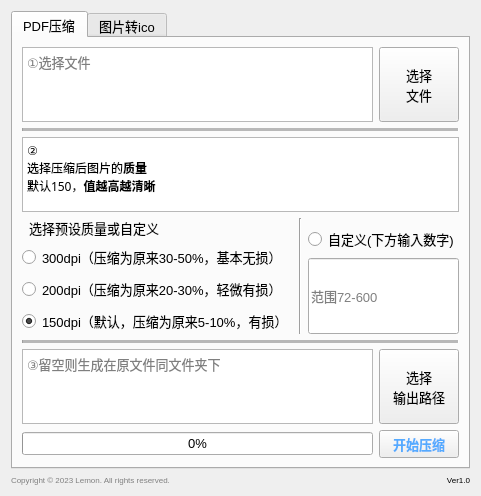
<?xml version="1.0" encoding="UTF-8"?>
<ui version="4.0">
 <class>window</class>
 <widget class="QWidget" name="window">
  <property name="geometry">
   <rect>
    <x>0</x>
    <y>0</y>
    <width>481</width>
    <height>496</height>
   </rect>
  </property>
  <property name="font">
   <font>
    <family>Microsoft YaHei UI</family>
    <pointsize>10</pointsize>
   </font>
  </property>
  <property name="windowTitle">
   <string>ToolBox</string>
  </property>
  <property name="windowIcon">
   <iconset resource="images.qrc">
    <normaloff>:/程序图标/logo.ico</normaloff>:/程序图标/logo.ico</iconset>
  </property>
  <layout class="QVBoxLayout" name="verticalLayout_5">
   <item>
    <widget class="QTabWidget" name="tabWidget">
     <property name="font">
      <font>
       <family>Microsoft YaHei UI</family>
       <pointsize>10</pointsize>
       <weight>50</weight>
       <bold>false</bold>
      </font>
     </property>
     <property name="currentIndex">
      <number>0</number>
     </property>
     <widget class="QWidget" name="pdf">
      <attribute name="title">
       <string>PDF压缩</string>
      </attribute>
      <layout class="QVBoxLayout" name="verticalLayout_3">
       <item>
        <layout class="QHBoxLayout" name="horizontalLayout_2">
         <item>
          <widget class="QTextBrowser" name="in_path_text">
           <property name="font">
            <font>
             <family>Microsoft YaHei UI</family>
             <pointsize>10</pointsize>
             <weight>50</weight>
             <bold>false</bold>
            </font>
           </property>
           <property name="placeholderText">
            <string>①选择文件</string>
           </property>
          </widget>
         </item>
         <item>
          <widget class="QPushButton" name="in_path">
           <property name="enabled">
            <bool>true</bool>
           </property>
           <property name="sizePolicy">
            <sizepolicy hsizetype="Minimum" vsizetype="Expanding">
             <horstretch>0</horstretch>
             <verstretch>0</verstretch>
            </sizepolicy>
           </property>
           <property name="font">
            <font>
             <family>Microsoft YaHei UI</family>
             <pointsize>10</pointsize>
             <weight>50</weight>
             <bold>false</bold>
            </font>
           </property>
           <property name="text">
            <string>选择
文件</string>
           </property>
          </widget>
         </item>
        </layout>
       </item>
       <item>
        <widget class="Line" name="line">
         <property name="font">
          <font>
           <family>Microsoft YaHei UI</family>
           <pointsize>10</pointsize>
           <weight>50</weight>
           <bold>false</bold>
          </font>
         </property>
         <property name="autoFillBackground">
          <bool>false</bool>
         </property>
         <property name="midLineWidth">
          <number>5</number>
         </property>
         <property name="orientation">
          <enum>Qt::Horizontal</enum>
         </property>
        </widget>
       </item>
       <item>
        <widget class="QTextBrowser" name="textBrowser_3">
         <property name="font">
          <font>
           <family>Microsoft YaHei</family>
           <pointsize>10</pointsize>
           <weight>50</weight>
           <bold>false</bold>
          </font>
         </property>
         <property name="html">
          <string>&lt;!DOCTYPE HTML PUBLIC &quot;-//W3C//DTD HTML 4.0//EN&quot; &quot;http://www.w3.org/TR/REC-html40/strict.dtd&quot;&gt;
&lt;html&gt;&lt;head&gt;&lt;meta name=&quot;qrichtext&quot; content=&quot;1&quot; /&gt;&lt;style type=&quot;text/css&quot;&gt;
p, li { white-space: pre-wrap; }
&lt;/style&gt;&lt;/head&gt;&lt;body style=&quot; font-family:'Microsoft YaHei','Microsoft YaHei UI','Microsoft YaHei UI'; font-size:10pt; font-weight:400; font-style:normal;&quot;&gt;
&lt;p style=&quot; margin-top:0px; margin-bottom:0px; margin-left:0px; margin-right:0px; -qt-block-indent:0; text-indent:0px;&quot;&gt;&lt;span style=&quot; font-family:'SimSun'; font-size:9pt;&quot;&gt;②&lt;/span&gt;&lt;/p&gt;
&lt;p style=&quot; margin-top:0px; margin-bottom:0px; margin-left:0px; margin-right:0px; -qt-block-indent:0; text-indent:0px;&quot;&gt;&lt;span style=&quot; font-family:'SimSun'; font-size:9pt;&quot;&gt;选择压缩后图片的&lt;/span&gt;&lt;span style=&quot; font-family:'SimSun'; font-size:9pt; font-weight:600;&quot;&gt;质量&lt;/span&gt;&lt;/p&gt;
&lt;p style=&quot; margin-top:0px; margin-bottom:0px; margin-left:0px; margin-right:0px; -qt-block-indent:0; text-indent:0px;&quot;&gt;&lt;span style=&quot; font-family:'SimSun'; font-size:9pt;&quot;&gt;默认150，&lt;/span&gt;&lt;span style=&quot; font-family:'SimSun'; font-size:9pt; font-weight:600;&quot;&gt;值越高越清晰&lt;/span&gt;&lt;/p&gt;&lt;/body&gt;&lt;/html&gt;</string>
         </property>
        </widget>
       </item>
       <item>
        <layout class="QHBoxLayout" name="horizontalLayout_4">
         <item>
          <layout class="QVBoxLayout" name="verticalLayout">
           <item>
            <widget class="QLabel" name="label">
             <property name="sizePolicy">
              <sizepolicy hsizetype="Minimum" vsizetype="Expanding">
               <horstretch>0</horstretch>
               <verstretch>1</verstretch>
              </sizepolicy>
             </property>
             <property name="font">
              <font>
               <family>Microsoft YaHei UI</family>
               <pointsize>10</pointsize>
               <weight>50</weight>
               <bold>false</bold>
              </font>
             </property>
             <property name="autoFillBackground">
              <bool>false</bool>
             </property>
             <property name="text">
              <string>  选择预设质量或自定义  </string>
             </property>
            </widget>
           </item>
           <item>
            <widget class="QRadioButton" name="choice1">
             <property name="sizePolicy">
              <sizepolicy hsizetype="Minimum" vsizetype="Expanding">
               <horstretch>0</horstretch>
               <verstretch>2</verstretch>
              </sizepolicy>
             </property>
             <property name="font">
              <font>
               <family>Microsoft YaHei UI</family>
               <pointsize>10</pointsize>
               <weight>50</weight>
               <bold>false</bold>
              </font>
             </property>
             <property name="text">
              <string>300dpi（压缩为原来30-50%，基本无损）</string>
             </property>
             <attribute name="buttonGroup">
              <string notr="true">choice_buttonGroup</string>
             </attribute>
            </widget>
           </item>
           <item>
            <widget class="QRadioButton" name="choice2">
             <property name="sizePolicy">
              <sizepolicy hsizetype="Minimum" vsizetype="Expanding">
               <horstretch>0</horstretch>
               <verstretch>2</verstretch>
              </sizepolicy>
             </property>
             <property name="font">
              <font>
               <family>Microsoft YaHei UI</family>
               <pointsize>10</pointsize>
               <weight>50</weight>
               <bold>false</bold>
              </font>
             </property>
             <property name="text">
              <string>200dpi（压缩为原来20-30%，轻微有损）</string>
             </property>
             <attribute name="buttonGroup">
              <string notr="true">choice_buttonGroup</string>
             </attribute>
            </widget>
           </item>
           <item>
            <widget class="QRadioButton" name="choice3">
             <property name="sizePolicy">
              <sizepolicy hsizetype="Minimum" vsizetype="Expanding">
               <horstretch>0</horstretch>
               <verstretch>2</verstretch>
              </sizepolicy>
             </property>
             <property name="font">
              <font>
               <family>Microsoft YaHei UI</family>
               <pointsize>10</pointsize>
               <weight>50</weight>
               <bold>false</bold>
              </font>
             </property>
             <property name="autoFillBackground">
              <bool>false</bool>
             </property>
             <property name="text">
              <string>150dpi（默认，压缩为原来5-10%，有损）</string>
             </property>
             <property name="checked">
              <bool>true</bool>
             </property>
             <property name="autoRepeat">
              <bool>false</bool>
             </property>
             <property name="autoExclusive">
              <bool>true</bool>
             </property>
             <attribute name="buttonGroup">
              <string notr="true">choice_buttonGroup</string>
             </attribute>
            </widget>
           </item>
          </layout>
         </item>
         <item>
          <widget class="Line" name="line_3">
           <property name="sizePolicy">
            <sizepolicy hsizetype="Fixed" vsizetype="Minimum">
             <horstretch>0</horstretch>
             <verstretch>0</verstretch>
            </sizepolicy>
           </property>
           <property name="font">
            <font>
             <family>Microsoft YaHei UI</family>
             <pointsize>10</pointsize>
             <weight>50</weight>
             <bold>false</bold>
            </font>
           </property>
           <property name="orientation">
            <enum>Qt::Vertical</enum>
           </property>
          </widget>
         </item>
         <item>
          <layout class="QVBoxLayout" name="verticalLayout_2">
           <property name="topMargin">
            <number>8</number>
           </property>
           <item>
            <widget class="QRadioButton" name="choice4">
             <property name="font">
              <font>
               <family>Microsoft YaHei UI</family>
               <pointsize>10</pointsize>
               <weight>50</weight>
               <bold>false</bold>
              </font>
             </property>
             <property name="text">
              <string>自定义(下方输入数字)</string>
             </property>
             <attribute name="buttonGroup">
              <string notr="true">choice_buttonGroup</string>
             </attribute>
            </widget>
           </item>
           <item>
            <widget class="QLineEdit" name="custom_dpi">
             <property name="sizePolicy">
              <sizepolicy hsizetype="Expanding" vsizetype="Expanding">
               <horstretch>0</horstretch>
               <verstretch>0</verstretch>
              </sizepolicy>
             </property>
             <property name="font">
              <font>
               <family>Microsoft YaHei UI</family>
               <pointsize>10</pointsize>
               <weight>50</weight>
               <bold>false</bold>
              </font>
             </property>
             <property name="placeholderText">
              <string>范围72-600</string>
             </property>
            </widget>
           </item>
          </layout>
         </item>
        </layout>
       </item>
       <item>
        <widget class="Line" name="line_2">
         <property name="font">
          <font>
           <family>Microsoft YaHei UI</family>
           <pointsize>10</pointsize>
           <weight>50</weight>
           <bold>false</bold>
          </font>
         </property>
         <property name="autoFillBackground">
          <bool>false</bool>
         </property>
         <property name="midLineWidth">
          <number>5</number>
         </property>
         <property name="orientation">
          <enum>Qt::Horizontal</enum>
         </property>
        </widget>
       </item>
       <item>
        <layout class="QHBoxLayout" name="horizontalLayout_3">
         <item>
          <widget class="QTextBrowser" name="out_path_text">
           <property name="font">
            <font>
             <family>Microsoft YaHei UI</family>
             <pointsize>10</pointsize>
             <weight>50</weight>
             <bold>false</bold>
            </font>
           </property>
           <property name="placeholderText">
            <string>③留空则生成在原文件同文件夹下</string>
           </property>
          </widget>
         </item>
         <item>
          <widget class="QPushButton" name="out_path">
           <property name="sizePolicy">
            <sizepolicy hsizetype="Minimum" vsizetype="Expanding">
             <horstretch>0</horstretch>
             <verstretch>0</verstretch>
            </sizepolicy>
           </property>
           <property name="font">
            <font>
             <family>Microsoft YaHei UI</family>
             <pointsize>10</pointsize>
             <weight>50</weight>
             <bold>false</bold>
            </font>
           </property>
           <property name="text">
            <string>选择
输出路径</string>
           </property>
          </widget>
         </item>
        </layout>
       </item>
       <item>
        <layout class="QHBoxLayout" name="horizontalLayout">
         <item>
          <widget class="QProgressBar" name="progressBar">
           <property name="font">
            <font>
             <family>Microsoft YaHei UI</family>
             <pointsize>10</pointsize>
             <weight>50</weight>
             <bold>false</bold>
            </font>
           </property>
           <property name="value">
            <number>0</number>
           </property>
           <property name="textVisible">
            <bool>true</bool>
           </property>
           <property name="orientation">
            <enum>Qt::Horizontal</enum>
           </property>
           <property name="textDirection">
            <enum>QProgressBar::TopToBottom</enum>
           </property>
          </widget>
         </item>
         <item>
          <widget class="QPushButton" name="start_button">
           <property name="font">
            <font>
             <family>Microsoft YaHei UI</family>
             <pointsize>10</pointsize>
             <weight>75</weight>
             <bold>true</bold>
            </font>
           </property>
           <property name="styleSheet">
            <string notr="true">color: rgb(85, 170, 255);</string>
           </property>
           <property name="text">
            <string>  开始压缩  </string>
           </property>
          </widget>
         </item>
        </layout>
       </item>
      </layout>
     </widget>
     <widget class="QWidget" name="ico">
      <attribute name="title">
       <string>图片转ico</string>
      </attribute>
      <layout class="QVBoxLayout" name="verticalLayout_4">
       <item>
        <widget class="QTextBrowser" name="textBrowser">
         <property name="html">
          <string>&lt;!DOCTYPE HTML PUBLIC &quot;-//W3C//DTD HTML 4.0//EN&quot; &quot;http://www.w3.org/TR/REC-html40/strict.dtd&quot;&gt;
&lt;html&gt;&lt;head&gt;&lt;meta name=&quot;qrichtext&quot; content=&quot;1&quot; /&gt;&lt;style type=&quot;text/css&quot;&gt;
p, li { white-space: pre-wrap; }
&lt;/style&gt;&lt;/head&gt;&lt;body style=&quot; font-family:'Microsoft YaHei UI','Microsoft YaHei UI'; font-size:10pt; font-weight:400; font-style:normal;&quot;&gt;
&lt;p align=&quot;center&quot; style=&quot;-qt-paragraph-type:empty; margin-top:0px; margin-bottom:0px; margin-left:0px; margin-right:0px; -qt-block-indent:0; text-indent:0px;&quot;&gt;&lt;br /&gt;&lt;/p&gt;
&lt;p align=&quot;center&quot; style=&quot;-qt-paragraph-type:empty; margin-top:0px; margin-bottom:0px; margin-left:0px; margin-right:0px; -qt-block-indent:0; text-indent:0px; text-decoration: underline;&quot;&gt;&lt;br /&gt;&lt;/p&gt;
&lt;p align=&quot;center&quot; style=&quot;-qt-paragraph-type:empty; margin-top:0px; margin-bottom:0px; margin-left:0px; margin-right:0px; -qt-block-indent:0; text-indent:0px; text-decoration: underline;&quot;&gt;&lt;br /&gt;&lt;/p&gt;
&lt;p align=&quot;center&quot; style=&quot;-qt-paragraph-type:empty; margin-top:0px; margin-bottom:0px; margin-left:0px; margin-right:0px; -qt-block-indent:0; text-indent:0px; text-decoration: underline;&quot;&gt;&lt;br /&gt;&lt;/p&gt;
&lt;p align=&quot;center&quot; style=&quot;-qt-paragraph-type:empty; margin-top:0px; margin-bottom:0px; margin-left:0px; margin-right:0px; -qt-block-indent:0; text-indent:0px;&quot;&gt;&lt;br /&gt;&lt;/p&gt;
&lt;p align=&quot;center&quot; style=&quot;-qt-paragraph-type:empty; margin-top:0px; margin-bottom:0px; margin-left:0px; margin-right:0px; -qt-block-indent:0; text-indent:0px; text-decoration: underline;&quot;&gt;&lt;br /&gt;&lt;/p&gt;
&lt;p align=&quot;center&quot; style=&quot;-qt-paragraph-type:empty; margin-top:0px; margin-bottom:0px; margin-left:0px; margin-right:0px; -qt-block-indent:0; text-indent:0px; text-decoration: underline;&quot;&gt;&lt;br /&gt;&lt;/p&gt;
&lt;p align=&quot;center&quot; style=&quot;-qt-paragraph-type:empty; margin-top:0px; margin-bottom:0px; margin-left:0px; margin-right:0px; -qt-block-indent:0; text-indent:0px; text-decoration: underline;&quot;&gt;&lt;br /&gt;&lt;/p&gt;
&lt;p align=&quot;center&quot; style=&quot; margin-top:0px; margin-bottom:0px; margin-left:0px; margin-right:0px; -qt-block-indent:0; text-indent:0px;&quot;&gt;&lt;span style=&quot; font-weight:600; text-decoration: underline;&quot;&gt;这一页就是白的&lt;/span&gt;&lt;/p&gt;
&lt;p align=&quot;center&quot; style=&quot; margin-top:0px; margin-bottom:0px; margin-left:0px; margin-right:0px; -qt-block-indent:0; text-indent:0px;&quot;&gt;&lt;span style=&quot; font-weight:600; text-decoration: underline;&quot;&gt;问就是没做好&lt;/span&gt;&lt;/p&gt;&lt;/body&gt;&lt;/html&gt;</string>
         </property>
        </widget>
       </item>
      </layout>
     </widget>
    </widget>
   </item>
   <item>
    <layout class="QHBoxLayout" name="horizontalLayout_5">
     <item>
      <widget class="QLabel" name="label_2">
       <property name="text">
        <string>&lt;html&gt;&lt;head/&gt;&lt;body&gt;&lt;p&gt;&lt;span style=&quot; font-size:6pt; color:#808080;&quot;&gt;Copyright © 2023 Lemon. All rights reserved.&lt;/span&gt;&lt;/p&gt;&lt;/body&gt;&lt;/html&gt;</string>
       </property>
      </widget>
     </item>
     <item>
      <widget class="QLabel" name="label_3">
       <property name="text">
        <string>&lt;html&gt;&lt;head/&gt;&lt;body&gt;&lt;p align=&quot;right&quot;&gt;&lt;span style=&quot; font-size:6pt;&quot;&gt;Ver1.0&lt;/span&gt;&lt;/p&gt;&lt;/body&gt;&lt;/html&gt;</string>
       </property>
      </widget>
     </item>
    </layout>
   </item>
  </layout>
 </widget>
 <resources>
  <include location="images.qrc"/>
 </resources>
 <connections/>
 <buttongroups>
  <buttongroup name="choice_buttonGroup"/>
 </buttongroups>
</ui>
